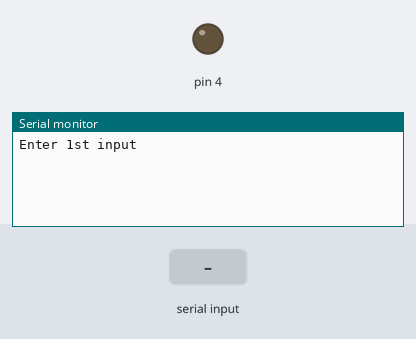
Bench run of a sketch on a simulated Arduino Uno, built with avr-gcc and run on an emulated ATmega328P. On the bench: output pins drawn as LEDs (lit = HIGH), the last lines printed to the serial monitor. The inputs (shaded band) are chosen by the test bench.

Above: at 1.2 s.
1.3 s: "90,45,200\n" received over Serial
At 2.2 s:
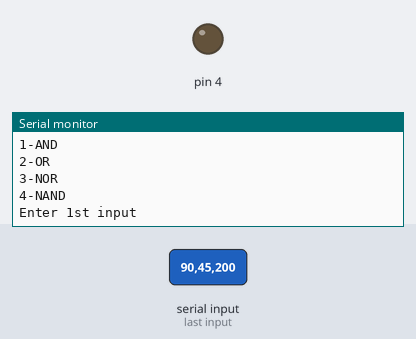
At 2.8 s:
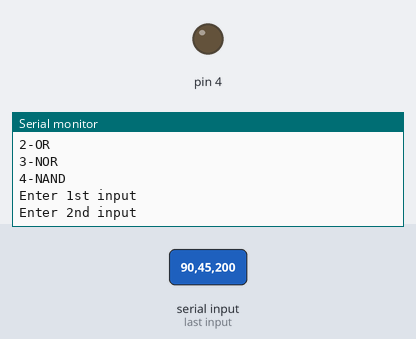

Measured:
- after the input at 1.3 s, the serial monitor: prints a new line at once (image 1)

The sketch:

TASK-3.ino
```cpp
void setup() {
Serial.begin(9600);
pinMode(4,OUTPUT);


}

void loop() {
  Serial.println("Enter 1st input ");
  while(Serial.available()==0){}
  int M=Serial.parseInt();
  Serial.println("Enter 2nd input ");
  while(Serial.available()==0){}
  int N=Serial.parseInt();
  Serial.print("you have entered");
  Serial.print(" ");
  Serial.print(M);
  Serial.print(" and ");
  Serial.println(N);
  Serial.println("Enter operations(1,2,3,4)");
  Serial.println("1-AND");
  Serial.println("2-OR");
  Serial.println("3-NOR");
  Serial.println("4-NAND");
  while(Serial.available()==0){}
  int I=Serial.parseInt();

 if(I==1){
 int A=M&&N;
 Serial.print("AND gate output is ");
 Serial.println(A);
 if(A==1){
 digitalWrite(4,HIGH);}
 if(A==0){
 digitalWrite(4,LOW);}

 }
 if(I==2){
 int B=M||N;
 Serial.print("OR gate output is ");
 Serial.println(B);
 if(B==1){
 digitalWrite(4,HIGH);}
 if(B==0){
 digitalWrite(4,LOW);}

 }
 if(I==3){
 int C=!(M||N);
 Serial.print("NOR gate output is ");
 Serial.println(C);
 if(C==1){
 digitalWrite(4,HIGH);}
 if(C==0){
 digitalWrite(4,LOW);}

 }
 if(I==4){
 int D=!(M&&N);
 Serial.print("NAND gate output is");
 Serial.println(D);
 if(D==1){
 digitalWrite(4,HIGH);}
 if(D==0){
 digitalWrite(4,LOW);}
 }
}
```
